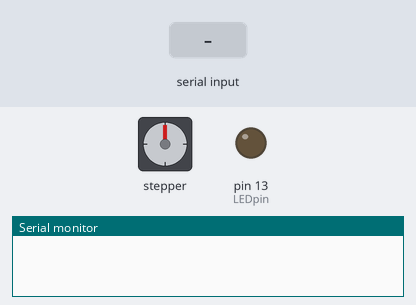
Recording of a sketch running on a simulated Arduino Uno, built with avr-gcc and run on an emulated ATmega328P. Shown: stepper motor, output pins drawn as LEDs (lit = HIGH), the last lines printed to the serial monitor. Wiring (inferred from the names in the program): stepper motor driver (200 steps per turn assumed): step pin 12; direction pin 11. Inputs (shaded band) come from the test bench. Pins used as bus, display or sensor lines are not drawn.

Above: at 1.2 s.
1.3 s: "m90\n" received over Serial
At 1.9 s:
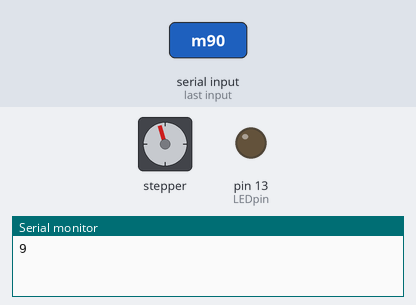
2.8 s: "m,45\n" received over Serial
At 4.0 s:
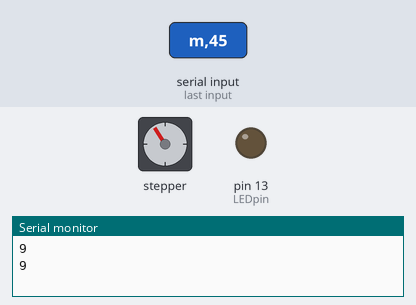
4.3 s: "m" received over Serial
At 5.4 s:
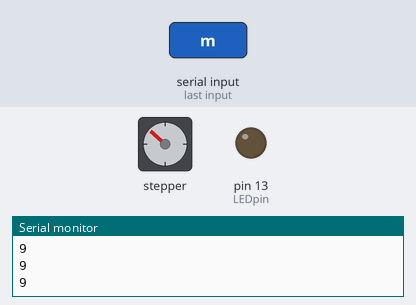
5.8 s: "m90\n" received over Serial
At 6.5 s:
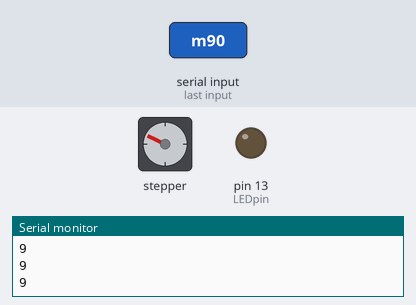
7.3 s: "m,45\n" received over Serial
At 7.6 s:
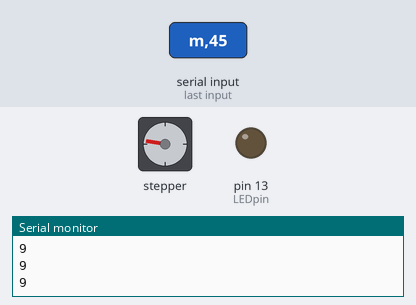
8.8 s: "m" received over Serial
At 10.0 s:
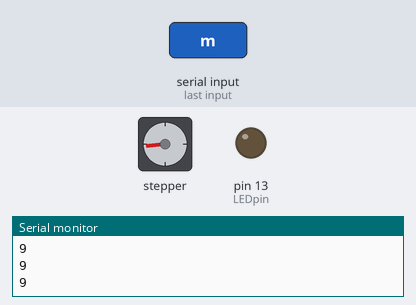
Timing chart, 0 to 11.3 s (numbered marks = the images above; inputs shaded):
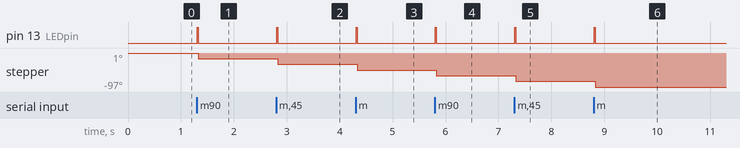

The sketch:

AH_Robot_yAxisControl.ino
```cpp
// For reading serial packet
char term = 't';

// Y-Axis: COMM5

// Pin definitions
int yDirPin = 11; // x-axis Direction pin
int yStepPin = 12;  // x-axis Step Pin
int LEDpin = 13; // LED pin (debugging)

// Movement Variables
bool robot_direction;
int t, pred_x, pred_y, cur_x, cur_y, move_x, move_y;

// Static Definitions
int maxMove_y = 900; // Maximum steps forward movement (100 px forward)
int delayTime_y = 1000; // min delay time to maximize motor speed
int y_Calibration = 9; // steps/px
int zero_y = 50;  // Forward position is 50 pixels forward
// Pixels: 11.33 px/in

void setup() {
  pinMode(yDirPin, OUTPUT);
  pinMode(yStepPin, OUTPUT);
  pinMode(LEDpin, OUTPUT);
  digitalWrite(LEDpin, LOW);
  Serial.begin(115200); // // opens serial port, sets data rate to 115200 bps
}

void loop() {
  while(Serial.available() == 0) // Do nothing until serial input is received
  { }

  while(Serial.available() != 0) // loop thru the whole serial
   {
    delay(10);

    char command = Serial.read();

    // Reading Serial Packet
        if (command == 's')    // 's' detected for start flag
        {
          t = numberCollect();
          pred_x = numberCollect();
          pred_y = numberCollect();
          cur_x = numberCollect();
          cur_y = numberCollect();
          numberCollect(); // call one more time to clear serial

          move_y = pred_y - zero_y;  // move y-axis motor relative to pre-defined zero point
          move_motor(move_y);
        }

        if (command == 'm') // Move back to center
          move_motor( -(move_y-1) ); // 1 less pixels = 9 less steps to compensate for imperfect int conversion to steps

   }
} // end loop


void move_motor(int move_y) {

      digitalWrite(LEDpin, HIGH);

      // Pixel to Step conversion
      move_y *= y_Calibration;

// Y-Axis Motion
     // Select Direction
          if (move_y > 0)         // set direction to LOW for positive
            digitalWrite(yDirPin, LOW);
          else                    // set direction to HIGH for negative
            digitalWrite(yDirPin, HIGH);

          move_y = abs(move_y);   // set to absolute value
          if (move_y > maxMove_y)  // maxMove_y is max # steps before we hit wall
            move_y = maxMove_y;

// Move Y Motor
           delay(10);

            for (int i = 0; i < move_y ; i++) // Y-Axis Movement
            {
              digitalWrite(yStepPin, LOW);  // This LOW to HIGH change is what creates the
              digitalWrite(yStepPin, HIGH); // "Rising Edge" so the easydriver knows to when to step.
              delayMicroseconds(delayTime_y);      // This delay time is close to top speed for this
            }

            Serial.println(move_y);
            digitalWrite(LEDpin, LOW);
}

int numberCollect(){        // Reads from serial, returns int
  int numberInput = 0;
  char buf;

  delay(5);
  buf = Serial.read();

  if (buf == 'r')       // string ending character 'r'
    return -1;

  while (true) {
    if (buf == term)  // terminating char 't'
      return numberInput;

   // Loop until we hit terminating character
    numberInput *= 10;        // i.e. 151 = 100 + 50 + 1
    numberInput += (buf - '0'); // -'0' is to convert from ASCII to int
    buf = Serial.read();
  }
  return numberInput;
}


/* Test Messages
 * X-Axis only        +50 px        s20t300t50t100t400tr
 * X-Axis only        -50 px        s20t200t50t100t400tr
 * X-Axis only (max)  +125 px       s20t375t50t100t400tr
 * X-Axis only (max)  -125 px       s20t125t50t100t400tr
 *
 * Y-Axis only        +25 px        s20t250t75t104t344tr
 * Y-Axis only (max)  +50 px        s20t250t100t104t344tr
 *
 * // Max Movement: 125 px
 *
 * Both               +50 px        s20t292t100t100t400tr
 *
 *  Serial Packet Format
    s      0       t     100     t     100     t     200    t    200    t    r
    start  time    term  pred_x  term  pred_y  term  cur_x term  cur_y term  carriagereturn
*/
```

Measured:
- after the input at 1.3 s, pin 13 (LEDpin): LOW → HIGH at once, → LOW 0.02 s later; stepper: turns 16° counter-clockwise, starting at once
- after the input at 2.8 s, pin 13 (LEDpin): LOW → HIGH at once, → LOW 0.02 s later; stepper: turns 16° counter-clockwise, starting at once
- after the input at 4.3 s, pin 13 (LEDpin): LOW → HIGH at once, → LOW 0.02 s later; stepper: turns 16° counter-clockwise, starting at once
- after the input at 5.8 s, pin 13 (LEDpin): LOW → HIGH at once, → LOW 0.02 s later; stepper: turns 16° counter-clockwise, starting at once
- after the input at 7.3 s, pin 13 (LEDpin): LOW → HIGH at once, → LOW 0.02 s later; stepper: turns 17° counter-clockwise, starting at once
- after the input at 8.8 s, pin 13 (LEDpin): LOW → HIGH at once, → LOW 0.02 s later; stepper: turns 16° counter-clockwise, starting at once
